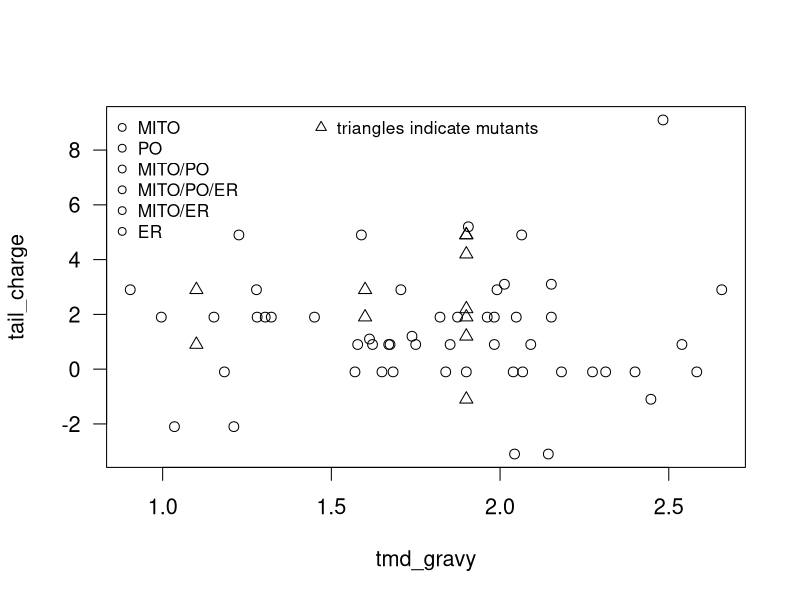
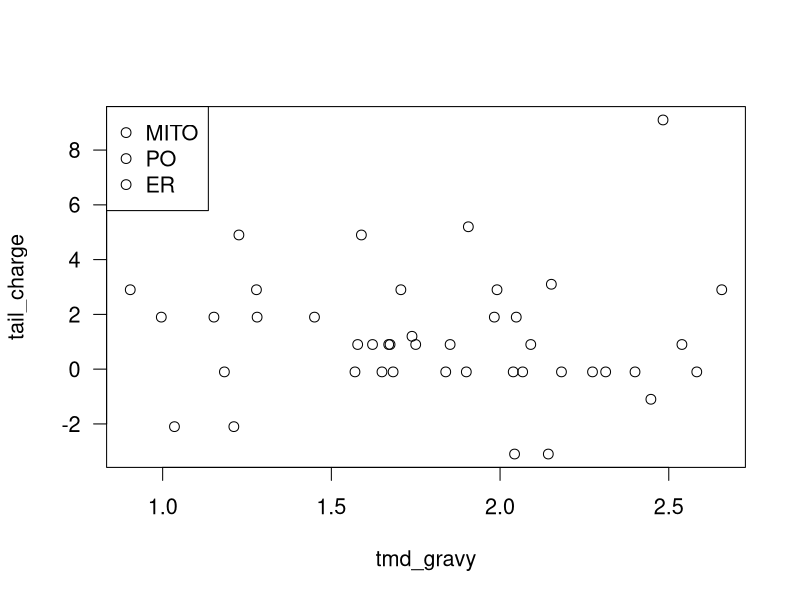

Reproduce these figures in R, in order. (Note: this script raises an error after producing the figures.)
## ---- chunk 1
knitr::opts_chunk$set(echo = TRUE)
## ---- chunk 2
# ---------------------------------------------------------
# 0. Packages, palettes and setup
# ---------------------------------------------------------
set.seed(42)

library(RColorBrewer)
library(e1071)
library(MASS)

paired <- brewer.pal(6,'Paired') 
blues <- brewer.pal(9,'Blues')

mitoblue <- '#A2D9F7'
pogreen  <- '#A8D4AF'
ersalmon <- '#F6B096'

catpat <- paired
catpat[1] <- ersalmon
catpat[2] <- mitoblue
catpat[6] <- pogreen
catpat[3] <- paired[6]
catpat[4] <- paired[2]
catpat[5] <- paired[4]

truncpat <- c(ersalmon, mitoblue, pogreen)

## ---- chunk 3
# ---------------------------------------------------------
# 1. data
# ---------------------------------------------------------
protein <- read.csv('protein.csv')
# Or, we could just load up the truncated file (added 10th December 2015)
# This breaks the colour palettes at the moment.
protein_trunc <- read.csv('protein_trunc.csv')

# factors are alphabetical, so as.numeric gives
# ER          = 1
# MIT0        = 2
# MITO/ER     = 3
# MITO/PO     = 4
# MITO/PO/ER  = 5
# PO          = 6

# Training data 
train <- subset(protein, select = c('tmd_gravy', 'tail_charge'))
cl <- protein$location

# Data truncated to just the main 3 classes

#protein_trunc <- subset(protein, location=='ER' | location=='MITO' | location=='PO')

train_trunc <- subset(protein_trunc, select = c('tmd_gravy', 'tail_charge'))
cl_trunc <- protein_trunc$location

upper <- apply(train_trunc, 2, max)
lower <- apply(train_trunc, 2, min)

tmd_gravy_seq <- seq(from=lower[1], to=upper[1], length.out = 50)
tail_charge_seq <- seq(from=lower[2], to=upper[2], length.out = 50)

# A grid of test points that covers the entire data space
test <- as.matrix(expand.grid(tmd_gravy_seq, tail_charge_seq))
colnames(test) <- colnames(train_trunc)

# skip the last row, as there is no tail charge 
target<- read.table('protein_target.txt', sep = '\t', nrows = 244, header = TRUE)
colnames(target) <- colnames(train_trunc)

mutants <- read.csv('mutants.csv')

# A little aside to get the factors in the data sets to be the same. rbind()
# changes the as.numeric factors to match. 
combined <- rbind(protein, mutants)

mutants.ix <- seq(from = (nrow(protein)+1), to = nrow(protein)+nrow(mutants), by = 1)
mutants_refactor <- combined[mutants.ix, ]

# "Shared location" data
protein_shared <- subset(protein, location=='MITO/ER' | location=='MITO/PO' | location=='MITO/PO/ER')


# some new test sites

test.sites <- data.frame(cbind(c(1.54, 1.43, 2.34), c(3.9, 4.6, -0.1)))

colnames(test.sites) <- c('tmd_gravy', 'tail_charge')

#1) TMD GRAVY = 1.54 Charge =  3.9
#2) TMD GRAVY = 1.43 Charge =  4.6
#3) TMD GRAVY = 2.34 Charge = -0.1

## ---- chunk 4

par(las = 1, cex = 1.3)
plot(protein$tmd_gravy, protein$tail_charge, bg = catpat[protein$location],
 pch = 21, col = 'black',
 xlab = 'tmd_gravy', ylab = 'tail_charge')

points(mutants_refactor$tmd_gravy, mutants_refactor$tail_charge, col = 'black', bg = catpat[mutants_refactor$location], pch = 24)

legend('topleft', legend = unique(protein$location), pt.bg = catpat[unique(protein$location)], pch = 21, text.col = catpat[unique(protein$location)], cex = 0.8, bty = 'n' )
legend('top', legend = c( 'triangles indicate mutants'), pch = c(24), cex = 0.8, bty = 'n')
#dev.print(pdf, file='protein_and_mutants.pdf', width = 6, height = 6)

## ---- chunk 5

# Data truncated to just the 3 main classes
#dev.new()
par(las = 1, cex = 1.3)
plot(protein_trunc$tmd_gravy, protein_trunc$tail_charge, col = 'black', bg = truncpat[protein_trunc$location], pch = 21,
     xlab = "tmd_gravy", ylab = "tail_charge")

legend('topleft', legend = unique(protein_trunc$location), col = 'black', pt.bg = truncpat[unique(protein_trunc$location)], pch = 21, text.col = truncpat[unique(protein_trunc$location)] )
#dev.print(pdf, file='protein_trunc.pdf', width = 6, height = 6)


## ---- chunk 6

# Non-probabilistic SVM fit
svm.fit <- svm(location~., data = protein_trunc, probability = FALSE)
svm.pred <- predict(svm.fit, newdata=test, probability = FALSE)

# misclassification rate for the svm is ~18%
svm.mcr = 1 - (sum(predict(svm.fit)==protein_trunc$location)/ length(protein_trunc$location))

par(las = 1, cex = 1.3)
plot(test, col = truncpat[svm.pred], pch = 20, cex = 0.8, main = 'SVM classifier prediction')
points(protein_trunc$tmd_gravy, protein_trunc$tail_charge, col = 'black', bg = truncpat[protein_trunc$location], pch = 21)

legend('topleft', legend = unique(protein_trunc$location),
pt.bg = truncpat[unique(protein_trunc$location)],
pch = 21,
col = 'black',
text.col=truncpat[unique(protein_trunc$location)],
 bg = 'white')
#dev.print(pdf, file = 'svm_prediction.pdf', width = 6, height = 6)
 
## ---- chunk 7
# Why does this predict some non-seen classes?
svm.fit.prob <- svm(location~., data = protein_trunc, probability = TRUE)
svm.pred.prob <- predict(svm.fit.prob, newdata=test, probability = TRUE)

# How many does the svm fit correctly?

fit.hit <- sum(svm.fit.prob$fitted == protein_trunc$location)
fit.miss <- length(protein_trunc$location) - fit.hit
prob.mcr <- fit.miss / length(protein_trunc$location) 

svm.prob.df <- attr(svm.pred.prob,'prob')
mitomat <- matrix(svm.prob.df[,'MITO'], nrow = length(tmd_gravy_seq))
pomat <- matrix(svm.prob.df[,'PO'], nrow = length(tmd_gravy_seq))
ermat <- matrix(svm.prob.df[,'ER'], nrow = length(tmd_gravy_seq))


protein_trunc.fit <- cbind(protein_trunc,as.character(svm.fit.prob$fitted))
colnames(protein_trunc.fit)[4] <- c('predicted')
#write.matrix(protein_trunc.fit, file = 'protein_trunc_fit.txt')


n <- length(protein_trunc$location)
cv.out <- rep(NA, n)
# A simple looping leave-one-out cross validation
for(i in 1:n){
	
	cv.fit <-  svm(location~., data = protein_trunc[-i, ], probability = TRUE)
	cv.pred <- predict(cv.fit, newdata=protein_trunc[i, ], probability = TRUE)
	cv.out[i] <- as.character(cv.pred) 

}

loo.hitrate <- sum(cv.out == as.character(protein_trunc$location)) / length(protein_trunc$location)

labcex = 0.8
pt.cex = 1.3

par(las=1, mar = c(4,4,1,1))
plot(test, col = truncpat[svm.pred], type = 'n', main = '',
xlab = 'TMD GRAVY', ylab = 'Tail charge')#, main = 'SVM classifier class probability')

contour(tmd_gravy_seq, tail_charge_seq, mitomat,
	add = TRUE, levels = c(0.5,0.6,0.7,0.8,1), col = mitoblue,labcex = labcex)
contour(tmd_gravy_seq, tail_charge_seq, pomat,
	add = TRUE, levels = c(0.5,0.6,0.7,0.8,1), col = pogreen, labcex = labcex)
contour(tmd_gravy_seq, tail_charge_seq, ermat,
	add = TRUE,levels = c(0.5,0.6,0.7,0.8), col = ersalmon, labcex = labcex)
    
points(protein_trunc$tmd_gravy, protein_trunc$tail_charge,
	col = 'black',bg = truncpat[protein_trunc$location], pch = 21, cex = pt.cex)
points(test.sites$tmd_gravy, test.sites$tail_charge,
	col = 'black', pch = 21, lwd = 1.5, cex = pt.cex)

legend('topleft', legend = c(as.character(unique(protein_trunc$location)), 'test'),
	col = 'black', pt.bg = c(truncpat[unique(protein_trunc$location)],'white'), pch = 21, text.col = c(truncpat[unique(protein_trunc$location)], 'black'), bg = 'white', pt.lwd = c(rep(1,3),1.5), pt.cex = pt.cex)

#dev.print(pdf, file='svm_probability_contour.pdf', width = 5, height = 5)
#dev.print(tiff, file='svm_probability_contour.tif', width = 480, height = 480)


svm.protein <- svm(location~., data = protein, probability = TRUE)#!! 
protein.hit <- sum(svm.protein$fitted == protein$location)

protein.fit <- cbind(protein,as.character(svm.protein$fitted))
colnames(protein.fit)[4] <- c('predicted')

#write.matrix(protein.fit, file = 'protein_fit.txt')
## ---- chunk 8
# ---------------------------------------------------------
# Predict the location in the target data
# ---------------------------------------------------------

target.prob <- predict(svm.fit.prob, newdata = target, probability = TRUE )

par(las=1)
plot(target, type = 'n',  main = 'SVM classifier target predictions')
points(target, col = truncpat[target.prob], pch = 21)
contour(tmd_gravy_seq, tail_charge_seq, mitomat, add = TRUE, levels = c(0.5,0.6,0.7,0.8,1), col = mitoblue)
contour(tmd_gravy_seq, tail_charge_seq, pomat,add = TRUE, levels = c(0.5,0.6,0.7,0.8,1), col = pogreen)
contour(tmd_gravy_seq, tail_charge_seq, ermat,add = TRUE, levels = c(0.5,0.6,0.7,0.8), col = ersalmon)
points(protein_trunc$tmd_gravy, protein_trunc$tail_charge, col = 'black',bg = truncpat[protein_trunc$location], pch = 21)
legend('topright', legend = unique(protein_trunc$location), col = 'black', pt.bg = truncpat[unique(protein_trunc$location)], pch = 21, text.col = truncpat[unique(protein_trunc$location)], bg = 'white')

#dev.print(pdf, file = 'protein_target.pdf', width = 6, height = 6)


#write.matrix(cbind(target,attr(target.prob, 'probabilities'),target.prob), file = 'target_predictions.txt')

## ---- chunk 9

# A diagram which has the "mutants" data on top of the 
# probability contours for the three unique classes.
#dev.new(width = 6, height = 6)
par(las=1)
plot(target, type = 'n',  main = '', xlim = c(0.95,2.8), ylim = c(-3.2,5.6))

contour(tmd_gravy_seq, tail_charge_seq, mitomat, add = TRUE, levels = c(0.5,0.6,0.7,0.8,1), col = catpat[2])
contour(tmd_gravy_seq, tail_charge_seq, pomat,add = TRUE, levels = c(0.5,0.6,0.7,0.8,1), col = catpat[6])
contour(tmd_gravy_seq, tail_charge_seq, ermat,add = TRUE, levels = c(0.5,0.6,0.7,0.8), col = catpat[1])


points(protein_trunc$tmd_gravy, protein_trunc$tail_charge, col =  catpat[protein_trunc$location], pch = 21)
points(mutants_refactor$tmd_gravy, mutants_refactor$tail_charge, col = 'black', bg = catpat[mutants_refactor$location], pch = 24)

text(mutants_refactor$tmd_gravy, mutants_refactor$tail_charge, col =  catpat[mutants_refactor$location], labels = letters[1:length(mutants_refactor$location)], pos = 2)

legend('bottomright', legend = unique(protein$location), text.col = catpat[unique(protein$location)],cex = 0.8, text.font = 2, bty = 'n')
par(xpd = TRUE)
#legend('topright', legend = unique(protein$location), text.col = catpat[unique(protein$location)])
legend('top', legend = 'denotes mutant', text.col = 'black', pch = 24, pt.bg = c( 'grey'), inset = c(0, -0.1), bty = 'n')

#dev.print(pdf, file='mutants_foreground.pdf', width = 6, height = 6)


## ---- chunk 10
# A diagram which has the "shared location" data on top of the 
# probability contours for the three unique classes.
#dev.new(width = 6, height = 6)
par(las=1)
plot(target, type = 'n',  main = '', xlim = c(0.95,2.8), ylim = c(-3.2,5.6))

contour(tmd_gravy_seq, tail_charge_seq, mitomat, add = TRUE, levels = c(0.5,0.6,0.7,0.8,1), col = catpat[2])
contour(tmd_gravy_seq, tail_charge_seq, pomat,add = TRUE, levels = c(0.5,0.6,0.7,0.8,1), col = catpat[6])
contour(tmd_gravy_seq, tail_charge_seq, ermat,add = TRUE, levels = c(0.5,0.6,0.7,0.8), col = catpat[1])


points(protein_trunc$tmd_gravy, protein_trunc$tail_charge, col =  truncpat[protein_trunc$location], pch = 21)
points(protein_shared$tmd_gravy, protein_shared$tail_charge, col = 'black', bg = catpat[protein_shared$location], pch = 22)

text(protein_shared$tmd_gravy, protein_shared$tail_charge, col =  catpat[protein_shared$location], labels = letters[1:length(protein_shared$location)], pos = 2)

legend('bottomright', legend = unique(protein$location), text.col = catpat[unique(protein$location)],cex = 0.8, text.font = 2, bty = 'n')
par(xpd = TRUE)
#legend('topright', legend = unique(protein$location), text.col = catpat[unique(protein$location)])
legend('top', legend = 'denotes shared location', text.col = 'black', pch = 22, pt.bg = c( 'grey'), inset = c(0, -0.1), bty = 'n')

#dev.print(pdf, file='shared_foreground.pdf', width = 6, height = 6)

#stop()
## ---- chunk 11
filled.contour(tmd_gravy_seq, tail_charge_seq, mitomat,
 levels=seq(from=0, to=1, by=0.2) ,
 xlab='tmd_gravy', ylab='tail_charge', main='SVM MITO probability', col=blues)
 
#dev.new()
filled.contour(tmd_gravy_seq, tail_charge_seq, pomat,
 levels = seq(from = 0, to = 1, by = 0.2) ,
 xlab='tmd_gravy', ylab='tail_charge', main='SVM PO probability', col=blues)

#dev.new()
filled.contour(tmd_gravy_seq, tail_charge_seq, ermat,
 levels = seq(from = 0, to = 1, by = 0.2) ,
 xlab='tmd_gravy', ylab='tail_charge', main='SVM ER probability', col=blues)

## ---- chunk 12

# knn.cv.summ <- function(train, cl, num.k){
# 	# function loop through k to get a quick summary of knn
# 	# misclassification rate
# 	misclass.no.vec <- rep(NA, num.k)
# 	
# 	for(i in 1:num.k){	
# 		cv <- knn.cv(train = train,cl = cl, k = i, prob = FALSE)
# 		result <- cv == cl
# 		misclass.no.vec[i] <- length(cl) - sum(result)
# 		misclass.rate.vec <- misclass.no.vec / length(cl)			
# 	}
# misclass.rate.vec	
# }
# 
# knn.summary <- knn.cv.summ(train = train, cl = cl, num.k = 15) 
# knn.summary.trunc <- knn.cv.summ(train = train_trunc, cl = cl_trunc, num.k = 15) 
# 
# 
# 
# #pdf(file = 'knn_misclass.pdf', width = 6, height = 6)
# par(las = 1)
# plot(knn.summary, type = 'o', main = 'knn misclassification rate',
# ylim = c(0,1), xlab = 'nearest neighbours', ylab = 'misclass rate')
# lines(knn.summary.trunc, type = 'o', col = 'red')
# #dev.off()
# 
# # So, for the truncated data set, k = 3 looks like a good bet.
# 
# ```
# 
# ```{r}
# 
# # Non-probabilistic class prediction to start with
# pred <- knn(train=train_trunc, cl=cl_trunc, test=test, k=3)
# 
# #pdf(file = 'protein_trunc_knn.pdf', width = 6, height = 6)
# par(las = 1)
# plot(test, col = catpat[pred], pch = 20, cex = 0.6, main = 'K-nearest-neighbour classifier (k = 3)')
# points(protein_trunc$tmd_gravy, protein_trunc$tail_charge, col = 'black',bg = catpat[protein_trunc$location], pch = 21)
# 
# legend('topleft', legend = unique(protein_trunc$location), col = catpat[unique(protein_trunc$location)], pch = 20, text.col = catpat[unique(protein_trunc$location)], bg = 'white')
# #dev.off()
# 
# ```
# 
# 
# 
# ```{r, include=FALSE}
# 
# # probabilistic knn
# # WARNING, THIS SECTION IS INCORRECT AS CODED (but might be useful)
# pred.prob <- knn(train=train_trunc, cl=cl_trunc, test=test, k=3, prob = TRUE)
# 
# MITO.ix <- pred.prob=='MITO'
# PO.ix   <- pred.prob=='PO'
# ER.ix   <- pred.prob=='ER'
# 
# anti <- 1-attr(pred.prob, 'prob')
# 
# mitoprob <- anti
# poprob   <- anti
# erprob   <- anti
# 
# mitoprob[MITO.ix] <- attr(pred.prob, 'prob')[MITO.ix]
# poprob[PO.ix] <- attr(pred.prob, 'prob')[PO.ix]
# erprob[ER.ix] <- attr(pred.prob, 'prob')[ER.ix]
# 
# mitomat <- matrix(mitoprob, nrow = length(tmd_gravy_seq))
# pomat   <- matrix(poprob, nrow = length(tmd_gravy_seq))
# ermat   <- matrix(erprob, nrow = length(tmd_gravy_seq))
# 
# 
# par(las = 1)
# plot(test, col = catpat[pred], pch = 20, cex = 0.6, main = 'K-nearest-neighbour classifier (k = 3)')
# points(protein_trunc$tmd_gravy, protein_trunc$tail_charge, col = 'black',bg = catpat[protein_trunc$location], pch = 21)
# 
# contour(tmd_gravy_seq, tail_charge_seq, mitomat, add = TRUE, levels = c(0, 0.5,1))
# 
# legend('topleft', legend = unique(protein_trunc$location), col = catpat[unique(protein_trunc$location)], pch = 20, text.col = catpat[unique(protein_trunc$location)], bg = 'white')
# 
# filled.contour(tmd_gravy_seq, tail_charge_seq, mitomat, levels = seq(from = 0, to = 1, by = 0.2) , col = blues)
# 
# levels = c(0,0.334, 0.667, 1)

